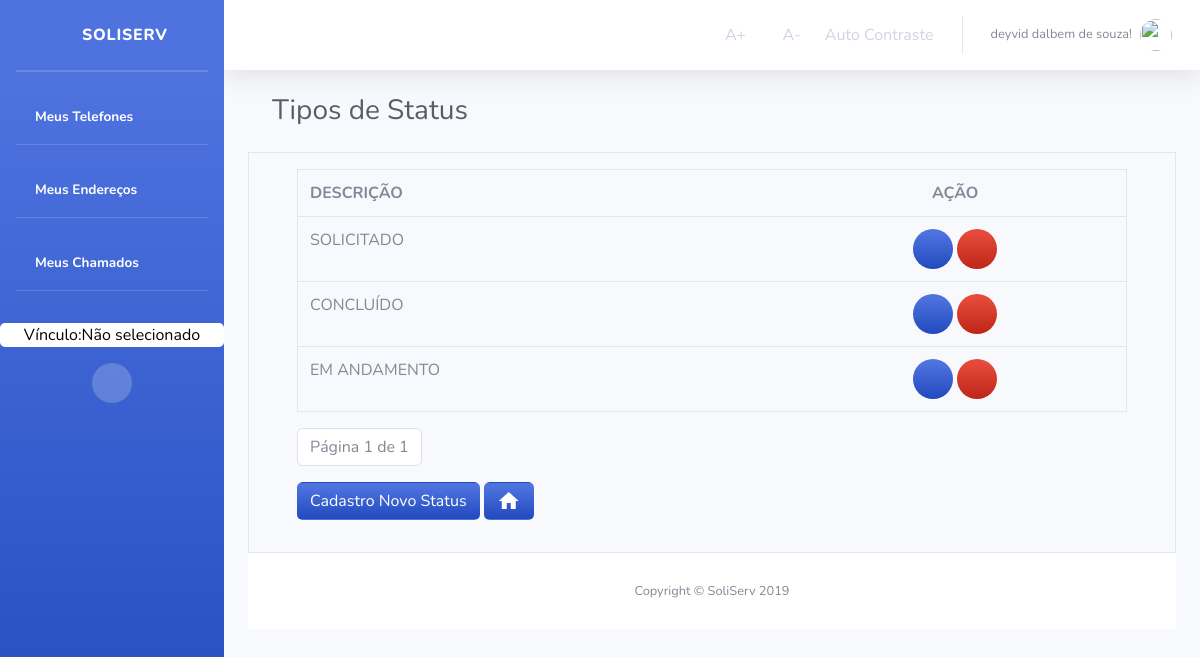
Screenshot of /Chamados/listarStatusChamado/ (signed in) with the database file from the repository.
### Chamados/models.py (models this page shows, shortened)
class Status(models.Model):
    descricao = models.CharField('DESCRIÇÃO', max_length=45)
    class Meta:
        verbose_name = "Status"
        verbose_name_plural = "Status"

### Chamados/views.py (the view)
# urls.py: path('listarStatusChamado/', views.ListaStatus, name='lista_status_chamado'),
def ListaStatus(request):
    if not request.user.has_perm('Status.view_Status'):
        return render(request, 'Orgao/bloqueioDeAcesso.html')
    else:
        status_list = Status.objects.all()
        paginator = Paginator(status_list, 5)
        page = request.GET.get('page')
        status_list = paginator.get_page(page)
        context = {'status_list': status_list}
        if not request.user.is_authenticated:
            return render(request, 'Usuario/acessoNegado.html')
        else:
            return render(request, 'Chamados/Status/listarStatus.html', context)

### Chamados/templates/Chamados/Status/listarStatus.html (shortened to what this page needs)
{% extends "sistemaDeGestaoDeServicosPublicos/index1.html" %}
{% block titulo %}
Tipos de Status
{% endblock titulo %}
{% block centro %}
<main id="Orgao" class="container border">
    <div class="container">
        {% block centroOrgao %}
        <form>
            {% if status_list %}
            <table class="table border mt-3" style="text-transform: uppercase; overflow-x: auto">
                <tr>
                    <th>Descrição</th>
                    <th class="text-center">AÇÃO</th>
                </tr>
                {% for status in status_list %}
                <tr>
                    <td>
                        {{status.descricao}}
                    </td>
                    <td class="text-center">
                        <a class="bg-gradient-primary text-white btn-circle"  href="{% url 'Chamados:status_atualizar' status.id %}"
                            title="AtualizarStatus de Chamado">
                            <i class="fas fa-edit"></i>
                        </a>
                        <a class="bg-gradient-danger text-white btn-circle" href="{% url 'Chamados:status_deletar' status.id %}" title="Excluir Status do Chamado">
                            <i class="fas fa-trash"></i>
                        </a>
                    </td>
                </tr>
                {% endfor %}
                {% else %}
                <div class="alert alert-danger mt-3">
                    Não há Dados Cadastrados!
                </div>
                {% endif %}
        </form>
        <nav aria-label="text-left pagination  ">
            <ul class="pagination ">
                <li class="page-item disabled">
                    <a class="page-link" href="#">
                        Página {{ status_list.number }} de {{ status_list.paginator.num_pages }}
                    </a>
                </li>
            </ul>
        </nav>
        <a class="btn bg-gradient-primary text-white mb-3" href="{% url 'Chamados:cadastro_status_chamado'%}"
            title="cadastrar Status de Chamado">
            Cadastro Novo Status
        </a>
        <a class="btn bg-gradient-primary text-white mb-3" href="{% url 'Orgao:orgao_index' %}"
            title="Voltar a HomePage">
            <i class="material-icons">home</i>
        </a>
    </div>
</main>
{% endblock %}
{% endblock %}

### templates/sistemaDeGestaoDeServicosPublicos/index1.html (shortened to what this page needs)
<!DOCTYPE html>
<html lang="pt-br">
{% load staticfiles %}
<head>
  <link rel="stylesheet" href="{% static 'tema/css/sb-admin-2.css' %}">
  <link rel="stylesheet" href="{% static 'tema/vendor/fontawesome-free/css/all.css' %}">
  <link rel="stylesheet" href="{% static 'tema/vendor/fontawesome-free/css/all.css' %}">
  <link rel="stylesheet" href="{% static 'css/style.css' %}">
  <link rel="stylesheet" href="{% static 'img/avatar_2x.png' %}">
  <link rel="stylesheet" type="text/css" href="{% static 'css/select2.css' %}">
  <link rel="stylesheet" href="https://stackpath.bootstrapcdn.com/bootstrap/4.3.1/css/bootstrap.min.css"
>
  <link href="https://unpkg.com/material-components-web@latest/dist/material-components-web.min.css" rel="stylesheet">
  <link href="vendor/fontawesome-free/css/all.min.css" rel="stylesheet" type="text/css">
  <link href="css/sb-admin-2.min.css" rel="stylesheet">
</head>
<body id="page-top" class="acessibilidade teste">
  <div id="wrapper">
    <ul class="navbar-nav bg-gradient-primary sidebar sidebar-dark accordion" id="accordionSidebar">
      <a class="sidebar-brand d-flex align-items-center justify-content-center" href="{% url 'index' %}">
        <div class="sidebar-brand-icon">
          <i class="fas fa-home"></i>
        </div>
        <div class="sidebar-brand-text mx-3">SoliServ</div>
      </a>
      <hr class="sidebar-divider my-0">
      <hr class="sidebar-divider">
      <li class="nav-item active">
        <a class="nav-link" href="{% url 'listaTelefones' %}" title="Listar Meus Telefones">
          <i class="fas fa-phone-alt"></i>
          <span>Meus Telefones</span></a>
      </li>
      <hr class="sidebar-divider d-none d-md-block">
      <li class="nav-item active">
        <a class="nav-link" href="{% url 'listaEnderecos' %}" title="Listar Meus Endereços">
          <i class="fas fa-map-marker-alt"></i>
          <span>Meus Endereços</span></a>
      </li>
      <hr class="sidebar-divider d-none d-md-block">
      {% if user.is_authenticated %}
      <li class="nav-item active">
        <a class="nav-link" href="{% url 'Chamados:lista_chamado' user.id %}" title="Listar Meus Chamados">
          <i class="fas fa-list"></i>
          <span>Meus Chamados</span></a>
      </li>
      {% else %}
      <li class="nav-item active">
        <a class="nav-link" href="#" title="Listar Meus Chamados">
          <i class="fas fa-list"></i>
          <span>Meus Chamados</span></a>
      </li>
      {% endif %}
      <hr class="sidebar-divider d-none d-md-block">
      {% if request.session.temVinculo %}
      <a class="mt-3 text-center w-60 escolheVinculo" title="Clique para Escolher o Vínculo"
        href="{% url 'Orgao:retorna_Lotacao' %}">
        {% if request.session.nomeVinculo %}
        <span> Vínculo: {{ request.session.nomeVinculo }}</span>
        {% else %}
        <span> Vínculo:Não selecionado</span>
        {% endif %}
      </a>
      {% endif %}
      <div class=" mt-3 text-center d-none d-md-inline">
        <button class="rounded-circle border-0" id="sidebarToggle"></button>
      </div>
    </ul>
    <div id="content-wrapper" class="d-flex flex-column">
      <div id="content">
        <nav class="navbar navbar-expand navbar-light bg-white topbar mb-4 static-top shadow">
          <ul class="navbar-nav ml-auto">
            <li class="nav-item dropdown no-arrow d-sm-none">
            <li class="nav-item active">
              <a class="nav-link acessibilidade" onClick="fonte('a');" href="#" title="Aumentar Tamanho da Fonte">
                <i class="far fa-arrow-alt-circle-up"></i>
                <span>A+</span></a>
            </li>
            <li class="nav-item active">
              <a class="nav-link acessibilidade" onClick="fonte('d');" href="#" title="Diminuir Tamanho da Fonte">
                <i class="far fa-arrow-alt-circle-down"></i>
                <span>A-</span></a>
            </li>
            <li class="nav-item active">
              <a href="#altocontraste" id="altocontraste" accesskey="3" title="Auto Contraste"
                onclick="window.toggleContrast()" onkeydown="window.toggleContrast()" class="nav-link"
                title="Auto Contraste">
                <span>Auto Contraste</span></a>
            </li>
            <li class="nav-item dropdown no-arrow">
              <a class="nav-link dropdown-toggle" href="#" id="userDropdown" role="button" data-toggle="dropdown"
                aria-haspopup="true" aria-expanded="false">
                {% if user.is_authenticated %}
                <span class="mr-2 d-none d-lg-inline text-gray-600 small">{{ user.first_name }}
                  {{ user.last_name}}!</span>
                {% else %}
                <span class="mr-2 d-none d-lg-inline text-gray-600 small">Usuário não está logado!</span>
                {% endif %}
                {% if user.is_authenticated %}
                <img class="img-profile rounded-circle" src="{{ request.session.profile_picture }}">
                {% else %}
                <img class="img-profile rounded-circle" src="{% static 'img/avatar_2x.png' %}">
                {% endif %}
              </a>
            </li>
          </ul>
        </nav>
        <div class="container-fluid">
          <div class="d-sm-flex align-items-center justify-content-between mb-4 container">
            <h1 class="h3 mb-0 text-gray-800">{% block titulo %}{% endblock titulo%}</h1>
          </div>
          <div class="">
            {% block centro %}
            {% endblock %}
          </div>
          <footer class="sticky-footer bg-white">
            <div class="container my-auto">
              <div class="copyright text-center my-auto">
                <span>Copyright &copy; SoliServ 2019</span>
              </div>
            </div>
          </footer>
        </div>
      </div>
      {% block scripts %}
      <link href="https://cdnjs.cloudflare.com/ajax/libs/select2/4.0.11/css/select2.min.css" rel="stylesheet" />
      {% endblock %}
</body>
</html>

### sistemaDeGestaoDeServicosPublicos/static/css/style.css (style rules this page uses)
.escolheVinculo { border-radius: 5px; background-color: white; color: black; }

### rows the page displays
Status: descricao "SOLICITADO"
Status: descricao "CONCLUÍDO"
Status: descricao "EM ANDAMENTO"

### other values shown
{{ user.first_name }} "deyvid"
{{ user.last_name }} "dalbem de souza"
{{ status_list.number }} "1"
{{ status_list.paginator.num_pages }} "1"
